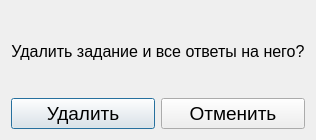
<?xml version="1.0" encoding="UTF-8"?>
<ui version="4.0">
 <class>deletion_dialog</class>
 <widget class="QDialog" name="deletion_dialog">
  <property name="geometry">
   <rect>
    <x>0</x>
    <y>0</y>
    <width>308</width>
    <height>140</height>
   </rect>
  </property>
  <property name="windowTitle">
   <string>Точно-точно?</string>
  </property>
  <layout class="QVBoxLayout" name="verticalLayout" stretch="2,1">
   <item>
    <widget class="QLabel" name="label">
     <property name="font">
      <font>
       <pointsize>12</pointsize>
      </font>
     </property>
     <property name="text">
      <string>Удалить задание и все ответы на него?</string>
     </property>
     <property name="alignment">
      <set>Qt::AlignCenter</set>
     </property>
    </widget>
   </item>
   <item>
    <layout class="QHBoxLayout" name="horizontalLayout">
     <item>
      <widget class="QPushButton" name="button_delete">
       <property name="font">
        <font>
         <pointsize>14</pointsize>
        </font>
       </property>
       <property name="text">
        <string>Удалить</string>
       </property>
      </widget>
     </item>
     <item>
      <widget class="QPushButton" name="button_cancel">
       <property name="font">
        <font>
         <pointsize>14</pointsize>
        </font>
       </property>
       <property name="text">
        <string>Отменить</string>
       </property>
      </widget>
     </item>
    </layout>
   </item>
  </layout>
 </widget>
 <resources/>
 <connections/>
</ui>
